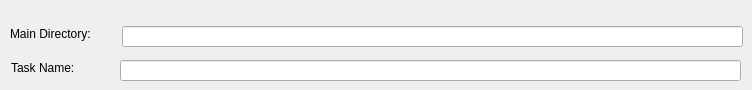
     <widget class="QWidget" name="tab_13">
      <attribute name="title">
       <string>General</string>
      </attribute>
      <widget class="QLineEdit" name="txtDIDIR">
       <property name="geometry">
        <rect>
         <x>122</x>
         <y>26</y>
         <width>621</width>
         <height>21</height>
        </rect>
       </property>
       <property name="toolTip">
        <string>&lt;html&gt;&lt;head/&gt;&lt;body&gt;&lt;p&gt;&lt;span style=&quot; font-size:18pt;&quot;&gt;mainDIR: main folder that is included all dataset files, i.e. support BIDS format: &lt;/span&gt;&lt;a href=&quot;https://www.nature.com/articles/sdata201644&quot;&gt;&lt;span style=&quot; font-size:18pt; text-decoration: underline; color:#0000ff;&quot;&gt;https://www.nature.com/articles/sdata201644&lt;/span&gt;&lt;/a&gt;&lt;/p&gt;&lt;/body&gt;&lt;/html&gt;</string>
       </property>
       <property name="statusTip">
        <string/>
       </property>
       <property name="text">
        <string/>
       </property>
      </widget>
      <widget class="QLabel" name="label_8">
       <property name="geometry">
        <rect>
         <x>10</x>
         <y>26</y>
         <width>111</width>
         <height>16</height>
        </rect>
       </property>
       <property name="toolTip">
        <string/>
       </property>
       <property name="toolTipDuration">
        <number>-1</number>
       </property>
       <property name="statusTip">
        <string/>
       </property>
       <property name="text">
        <string>Main Directory:</string>
       </property>
       <property name="setToolTip" stdset="0">
        <string>Please enter the main directory of the fMRI dataset. Format of directory must be based on BIDS structure.</string>
       </property>
      </widget>
      <widget class="QLabel" name="label_15">
       <property name="geometry">
        <rect>
         <x>11</x>
         <y>60</y>
         <width>81</width>
         <height>16</height>
        </rect>
       </property>
       <property name="text">
        <string>Task Name:</string>
       </property>
      </widget>
      <widget class="QLineEdit" name="txtDITask">
       <property name="geometry">
        <rect>
         <x>120</x>
         <y>60</y>
         <width>621</width>
         <height>21</height>
        </rect>
       </property>
       <property name="toolTip">
        <string>&lt;html&gt;&lt;head/&gt;&lt;body&gt;&lt;p&gt;&lt;span style=&quot; font-size:18pt;&quot;&gt;mainDIR: main folder that is included all dataset files, i.e. support BIDS format: &lt;/span&gt;&lt;a href=&quot;https://www.nature.com/articles/sdata201644&quot;&gt;&lt;span style=&quot; font-size:18pt; text-decoration: underline; color:#0000ff;&quot;&gt;https://www.nature.com/articles/sdata201644&lt;/span&gt;&lt;/a&gt;&lt;/p&gt;&lt;/body&gt;&lt;/html&gt;</string>
       </property>
       <property name="statusTip">
        <string/>
       </property>
       <property name="text">
        <string/>
       </property>
      </widget>
     </widget>
